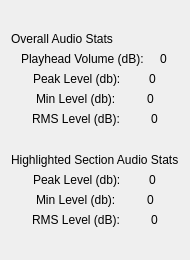
<?xml version="1.0" encoding="UTF-8"?>
<ui version="4.0">
 <class>Form</class>
 <widget class="QWidget" name="Form">
  <property name="geometry">
   <rect>
    <x>0</x>
    <y>0</y>
    <width>188</width>
    <height>260</height>
   </rect>
  </property>
  <property name="windowTitle">
   <string>Form</string>
  </property>
  <layout class="QVBoxLayout" name="verticalLayout_5">
   <item>
    <layout class="QVBoxLayout" name="verticalLayout_4">
     <item>
      <widget class="QLabel" name="audioLabel">
       <property name="sizePolicy">
        <sizepolicy hsizetype="Fixed" vsizetype="Fixed">
         <horstretch>0</horstretch>
         <verstretch>0</verstretch>
        </sizepolicy>
       </property>
       <property name="text">
        <string>Overall Audio Stats</string>
       </property>
      </widget>
     </item>
     <item>
      <layout class="QHBoxLayout" name="horizontalLayout_7">
       <item>
        <widget class="QLabel" name="playheadVolumeLabel">
         <property name="sizePolicy">
          <sizepolicy hsizetype="Fixed" vsizetype="Fixed">
           <horstretch>0</horstretch>
           <verstretch>0</verstretch>
          </sizepolicy>
         </property>
         <property name="text">
          <string>Playhead Volume (dB):</string>
         </property>
        </widget>
       </item>
       <item>
        <widget class="QLabel" name="playhead_DBValue">
         <property name="sizePolicy">
          <sizepolicy hsizetype="Fixed" vsizetype="Fixed">
           <horstretch>0</horstretch>
           <verstretch>0</verstretch>
          </sizepolicy>
         </property>
         <property name="text">
          <string>0</string>
         </property>
        </widget>
       </item>
      </layout>
     </item>
     <item>
      <layout class="QVBoxLayout" name="verticalLayout_2">
       <item>
        <layout class="QHBoxLayout" name="horizontalLayout_4">
         <item>
          <widget class="QLabel" name="peakLabel">
           <property name="sizePolicy">
            <sizepolicy hsizetype="Fixed" vsizetype="Fixed">
             <horstretch>0</horstretch>
             <verstretch>0</verstretch>
            </sizepolicy>
           </property>
           <property name="text">
            <string>Peak Level (db):</string>
           </property>
          </widget>
         </item>
         <item>
          <widget class="QLabel" name="peak_DBValue">
           <property name="sizePolicy">
            <sizepolicy hsizetype="Fixed" vsizetype="Fixed">
             <horstretch>0</horstretch>
             <verstretch>0</verstretch>
            </sizepolicy>
           </property>
           <property name="text">
            <string>0</string>
           </property>
          </widget>
         </item>
        </layout>
       </item>
       <item>
        <layout class="QHBoxLayout" name="horizontalLayout_5">
         <item>
          <widget class="QLabel" name="minLabel">
           <property name="sizePolicy">
            <sizepolicy hsizetype="Fixed" vsizetype="Fixed">
             <horstretch>0</horstretch>
             <verstretch>0</verstretch>
            </sizepolicy>
           </property>
           <property name="text">
            <string>Min Level (db):</string>
           </property>
          </widget>
         </item>
         <item>
          <widget class="QLabel" name="min_DBValue">
           <property name="sizePolicy">
            <sizepolicy hsizetype="Fixed" vsizetype="Fixed">
             <horstretch>0</horstretch>
             <verstretch>0</verstretch>
            </sizepolicy>
           </property>
           <property name="text">
            <string>0</string>
           </property>
          </widget>
         </item>
        </layout>
       </item>
       <item>
        <layout class="QHBoxLayout" name="horizontalLayout_6">
         <item>
          <widget class="QLabel" name="rmsLabel">
           <property name="sizePolicy">
            <sizepolicy hsizetype="Fixed" vsizetype="Fixed">
             <horstretch>0</horstretch>
             <verstretch>0</verstretch>
            </sizepolicy>
           </property>
           <property name="text">
            <string>RMS Level (dB): </string>
           </property>
          </widget>
         </item>
         <item>
          <widget class="QLabel" name="rms_DBValue">
           <property name="sizePolicy">
            <sizepolicy hsizetype="Fixed" vsizetype="Fixed">
             <horstretch>0</horstretch>
             <verstretch>0</verstretch>
            </sizepolicy>
           </property>
           <property name="text">
            <string>0</string>
           </property>
          </widget>
         </item>
        </layout>
       </item>
      </layout>
     </item>
    </layout>
   </item>
   <item>
    <layout class="QVBoxLayout" name="verticalLayout_3">
     <item>
      <widget class="QLabel" name="hiAudioLabel">
       <property name="sizePolicy">
        <sizepolicy hsizetype="Fixed" vsizetype="Fixed">
         <horstretch>0</horstretch>
         <verstretch>0</verstretch>
        </sizepolicy>
       </property>
       <property name="text">
        <string>Highlighted Section Audio Stats</string>
       </property>
      </widget>
     </item>
     <item>
      <layout class="QVBoxLayout" name="verticalLayout">
       <item>
        <layout class="QHBoxLayout" name="horizontalLayout">
         <item>
          <widget class="QLabel" name="peakHiLabel">
           <property name="sizePolicy">
            <sizepolicy hsizetype="Fixed" vsizetype="Fixed">
             <horstretch>0</horstretch>
             <verstretch>0</verstretch>
            </sizepolicy>
           </property>
           <property name="text">
            <string>Peak Level (db):</string>
           </property>
          </widget>
         </item>
         <item>
          <widget class="QLabel" name="peak_hi_DBValue">
           <property name="sizePolicy">
            <sizepolicy hsizetype="Fixed" vsizetype="Fixed">
             <horstretch>0</horstretch>
             <verstretch>0</verstretch>
            </sizepolicy>
           </property>
           <property name="text">
            <string>0</string>
           </property>
          </widget>
         </item>
        </layout>
       </item>
       <item>
        <layout class="QHBoxLayout" name="horizontalLayout_2">
         <item>
          <widget class="QLabel" name="minHiLabel">
           <property name="sizePolicy">
            <sizepolicy hsizetype="Fixed" vsizetype="Fixed">
             <horstretch>0</horstretch>
             <verstretch>0</verstretch>
            </sizepolicy>
           </property>
           <property name="text">
            <string>Min Level (db):</string>
           </property>
          </widget>
         </item>
         <item>
          <widget class="QLabel" name="min_hi_DBValue">
           <property name="sizePolicy">
            <sizepolicy hsizetype="Fixed" vsizetype="Fixed">
             <horstretch>0</horstretch>
             <verstretch>0</verstretch>
            </sizepolicy>
           </property>
           <property name="text">
            <string>0</string>
           </property>
          </widget>
         </item>
        </layout>
       </item>
       <item>
        <layout class="QHBoxLayout" name="horizontalLayout_3">
         <item>
          <widget class="QLabel" name="rmsHiLabel">
           <property name="sizePolicy">
            <sizepolicy hsizetype="Fixed" vsizetype="Fixed">
             <horstretch>0</horstretch>
             <verstretch>0</verstretch>
            </sizepolicy>
           </property>
           <property name="text">
            <string>RMS Level (dB): </string>
           </property>
          </widget>
         </item>
         <item>
          <widget class="QLabel" name="rms_hi_DBValue">
           <property name="sizePolicy">
            <sizepolicy hsizetype="Fixed" vsizetype="Fixed">
             <horstretch>0</horstretch>
             <verstretch>0</verstretch>
            </sizepolicy>
           </property>
           <property name="text">
            <string>0</string>
           </property>
          </widget>
         </item>
        </layout>
       </item>
      </layout>
     </item>
    </layout>
   </item>
  </layout>
 </widget>
 <resources/>
 <connections/>
</ui>
